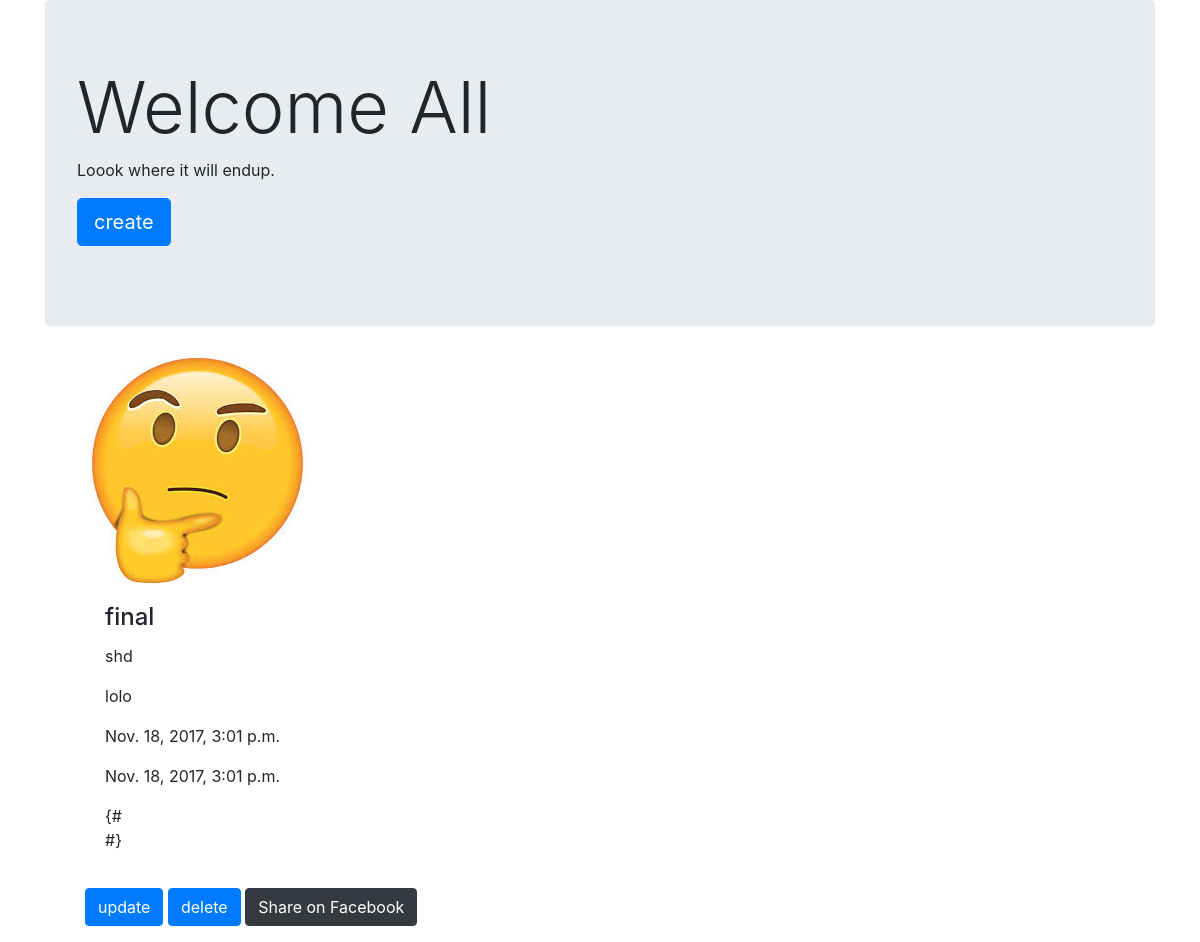
Page /posts/detail/final/ on the committed database.
### posts/models.py (models this page shows, shortened)
class Post(models.Model):
    title = models.CharField(max_length=120)
    author = models.ForeignKey(User, default=1)
    content = models.TextField()
    timestamp = models.DateTimeField(auto_now=False,auto_now_add=False)
    img = models.ImageField(null=True, blank=True, upload_to="post_images")
    slug = models.SlugField(unique=True)
    created = models.DateTimeField(auto_now_add=True)
    updated = models.DateTimeField(auto_now=True, auto_now_add=False)
    publish_date = models.DateField()
    draft = models.BooleanField(default=False)
    class Meta:
        ordering=['title']

### posts/views.py (the view)
# urls.py: url(r'^detail/(?P<post_slug>[-\w]+)/$',views.post_detail, name ="detail"),
def post_detail(request, post_slug):
    item = Post.objects.get(slug=post_slug)
    context = {
    "item" : item,
    "share_string": quote(item.content)
    }
    return render (request, "detail.html", context)

### posts/templates/detail.html (shortened to what this page needs)
{% extends "base.html" %}
{% block content %}
   <div class="jumbotron">
  <h1 class="display-3">Welcome All</h1>
  <p>Loook where it will endup.</p>
  <p class="lead">
    <a class="btn btn-primary btn-lg" href="{% url 'create'%}" role="button">create</a>
  </p>
</div>
	<ul>
		{% if item.img %}
			<img src="{{item.img.url}}">
		<div class="card-body">
            <h4 class="card-title">{{item.title}}</h4>
            <p class="card-text">{{item.content}}</p>
            <p class="card-text">{{item.author}}</p>
            <p class="card-text">{{item.updated}}</p>
            <p class="card-text">{{item.updated}}</p>
{#        		<p Author: {{.author.get_full_name}}</p>
 #}
        </div>
			<a href="{% url 'update' post_slug=item.slug%}" class="btn btn-primary">update</a>
            <a href="{% url 'delete' post_slug=item.slug%}" class="btn btn-primary">delete</a>
            <a href="https://www.facebook.com/sharer/sharer.php?u={{request.build_absolute_uri}}"class="btn btn-dark">Share on Facebook</a>
			{% endif %}
	</ul>
{% endblock content %}

### rows in the picture
Post: img (picture), title "final", content "shd", author "lolo", updated "Nov. 18, 2017, 3:01 p.m."
